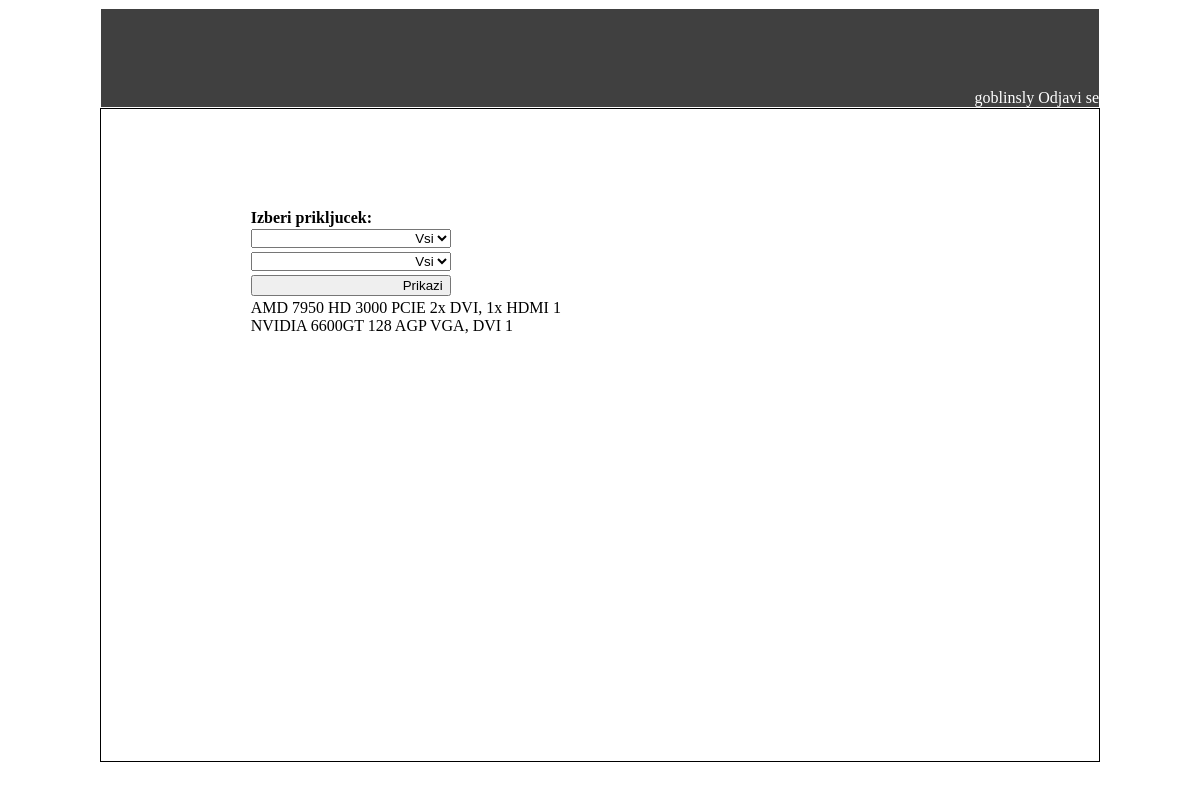
/kalkulator/graficne (signed in), run on an earlier commit of the app's database.
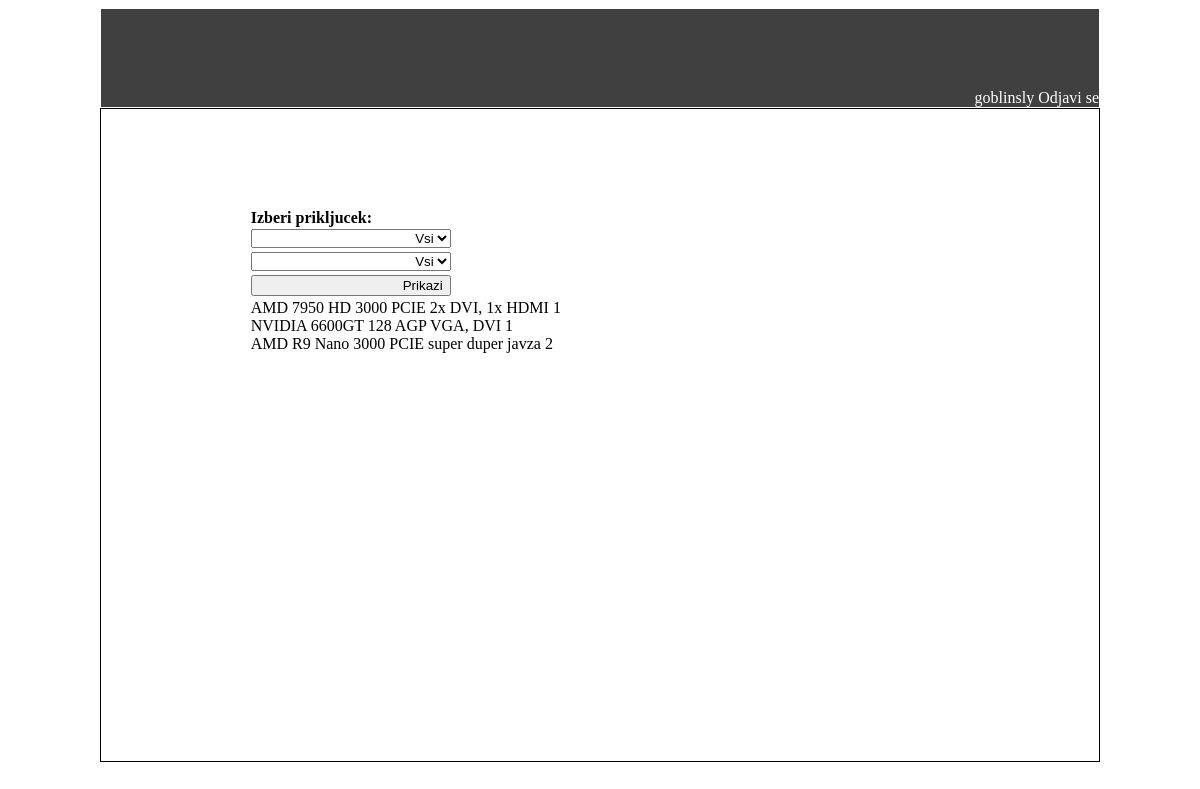
And on a later commit of the database.
### kalkulator/models.py (models this page shows)
class Graficne(models.Model):
    znamka = models.CharField(max_length=20)
    model = models.CharField(max_length=20)
    pomnilnik = models.CharField(max_length=20)
    povezava = models.CharField(max_length=20)
    opis = models.CharField(max_length=100)
    kolicina = models.CharField(max_length=20)

### kalkulator/views.py (the view, shortened to what this page needs)
@login_required
def graficne(request):
    context = {}
    graficne = Graficne.objects.all()
    context['graficne'] = graficne
    return render(request, 'kalkulator/graficne.html', context)

### kalkulator/templates/kalkulator/graficne.html (shortened to what this page needs)
{% extends "kalkulator/base.html" %}
{% block main %}
	<div id="Stanje">
		<form>
			<label>Izberi prikljucek:</label>
										<select name="znamka">
											<option selected>Vsi</option>
										</select>
										<select name="povezava">
											<option selected>Vsi</option>
										</select>
			<input type="submit" id="vpisi" value="Prikazi">
		</form>
		<br>
		<br>
		<br>
		<br>
		<br>
		{% for graficna in graficne %}
		{{graficna.znamka}} {{graficna.model}} {{graficna.pomnilnik}}  {{graficna.povezava}}  {{graficna.opis}} {{graficna.kolicina}}  <br>
		{% endfor %}
	</div>
{% endblock %}

What changed in the data, as far as the page shows it:
added Graficne: znamka "AMD", model "R9 Nano", pomnilnik "3000", povezava "PCIE", opis "super duper javza", kolicina "2"
